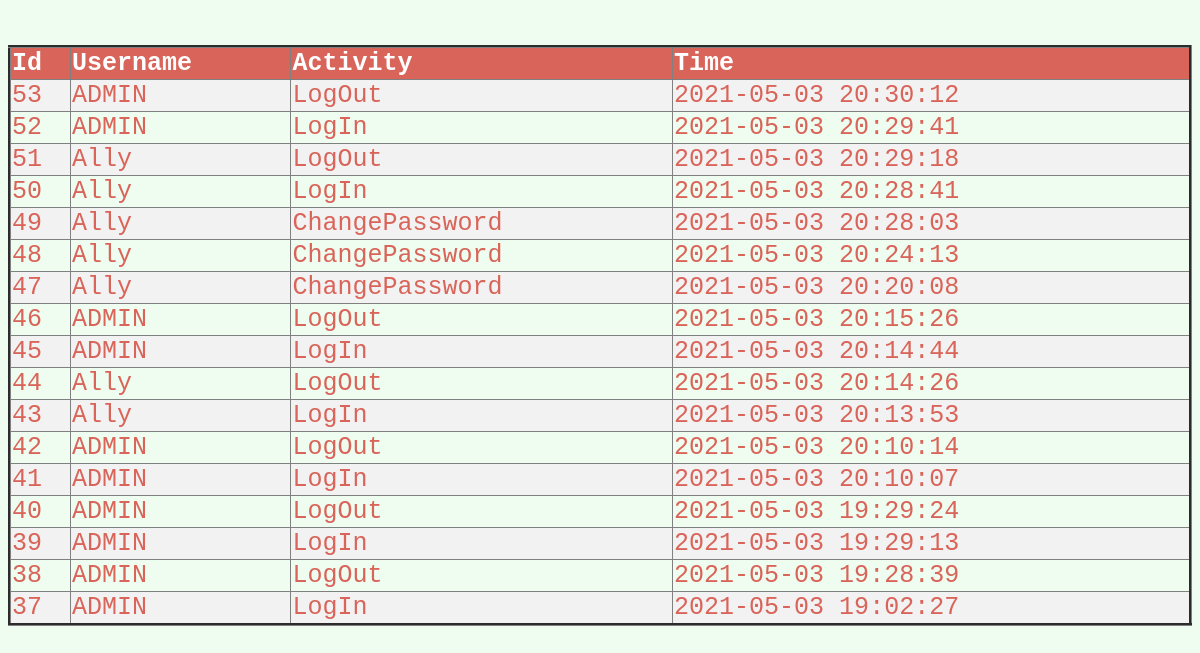
The app's page /display.php (signed in) with its own data.
### tables this page shows
CREATE TABLE `acts` (
  `id` int(100) NOT NULL,
  `username` varchar(255) NOT NULL,
  `activity` varchar(255) NOT NULL,
  `time` varchar(255) NOT NULL
);

### display.php (the view, shortened to what this page needs)
<html>
    <head>
</head>
<body bgcolor="#EEFDEF">
<?php
if ( isset($_SESSION['username'])) {
 ?>
<?php
$conn = mysqli_connect("localhost", "root", "", "test_db");
$sql1="SELECT id, username, activity, time FROM acts
ORDER BY time DESC;";
	$result = $conn->query($sql1);
		echo "<br/><h3></h3>";
		echo "<table>";
echo "<table border='3'>
<tr>
<th>Id</th>
<th>Username</th>
<th>Activity</th>
<th>Time</th>
</tr>";
if($_SESSION['username']==="ADMIN"){
	if ($result->num_rows > 0)
while($row = $result->fetch_assoc()) {
  echo "<tr>" ;
	echo  "<td>" . $row['id'] . "</td>";
	echo "<td>" . $row['username'] . "</td>";
	echo " <td>" . $row['activity'] . "</td>";
	echo " <td>" . $row['time'] . "</td>";
}
}
		echo "</table>";
}
?>

### display.php (style rules this page uses)
table { border-collapse: collapse; width: 100%; color: #d96459; font-family: monospace; font-size: 25px; text-align: left; }
th { background-color: #d96459; color: white; }
tr:nth-child(even) { background-color: #f2f2f2 }

### records on screen
acts: id "53", username "ADMIN", activity "LogOut", time "2021-05-03 20:30:12"
acts: id "52", username "ADMIN", activity "LogIn", time "2021-05-03 20:29:41"
acts: id "51", username "Ally", activity "LogOut", time "2021-05-03 20:29:18"
acts: id "50", username "Ally", activity "LogIn", time "2021-05-03 20:28:41"
acts: id "49", username "Ally", activity "ChangePassword", time "2021-05-03 20:28:03"
acts: id "48", username "Ally", activity "ChangePassword", time "2021-05-03 20:24:13"
acts: id "47", username "Ally", activity "ChangePassword", time "2021-05-03 20:20:08"
acts: id "46", username "ADMIN", activity "LogOut", time "2021-05-03 20:15:26"
acts: id "45", username "ADMIN", activity "LogIn", time "2021-05-03 20:14:44"
acts: id "44", username "Ally", activity "LogOut", time "2021-05-03 20:14:26"
acts: id "43", username "Ally", activity "LogIn", time "2021-05-03 20:13:53"
acts: id "42", username "ADMIN", activity "LogOut", time "2021-05-03 20:10:14"
acts: id "41", username "ADMIN", activity "LogIn", time "2021-05-03 20:10:07"
acts: id "40", username "ADMIN", activity "LogOut", time "2021-05-03 19:29:24"
acts: id "39", username "ADMIN", activity "LogIn", time "2021-05-03 19:29:13"
acts: id "38", username "ADMIN", activity "LogOut", time "2021-05-03 19:28:39"
acts: id "37", username "ADMIN", activity "LogIn", time "2021-05-03 19:02:27"
